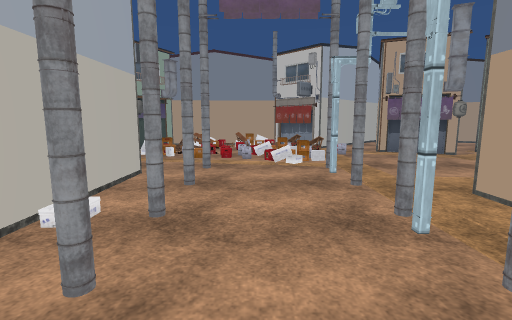
view 1 (above)

24 first-person views from a walk through a 3-D level made in the Unity game engine. The camera is 1.4 m above the floor, tilts 8° down and sees 85° across. The floor is counted in squares, 1 m on a side. Each view is taken from the middle of a square. On the plan, view 1 faces up. The plan holds only what a view shows up to about 14 squares ahead; the rest is blank. The place goes on beyond the plan. The player is left out. Some surface patterns are stand-ins.

view 2
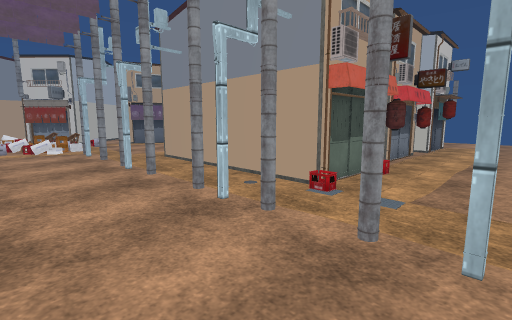

view 3
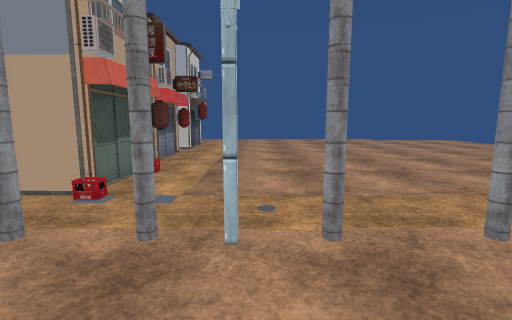

view 4
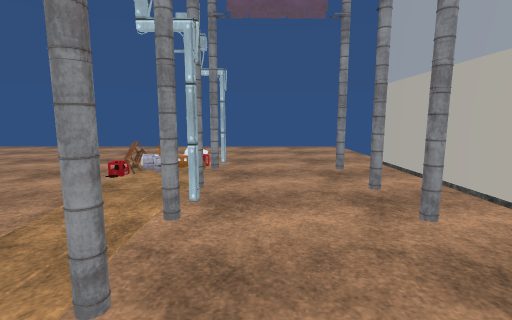

view 5
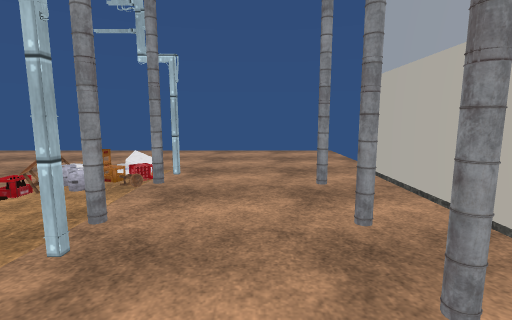

view 6
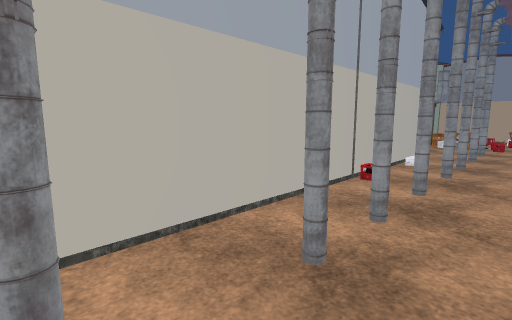

view 7
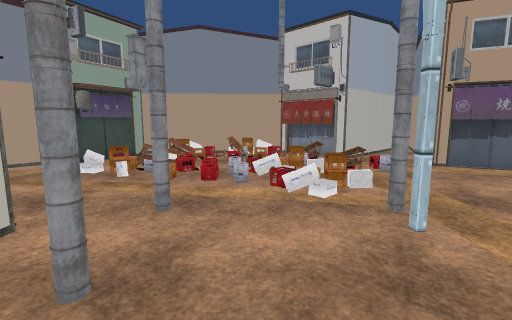

view 8
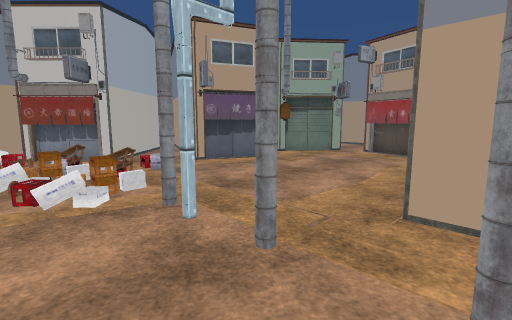

view 9
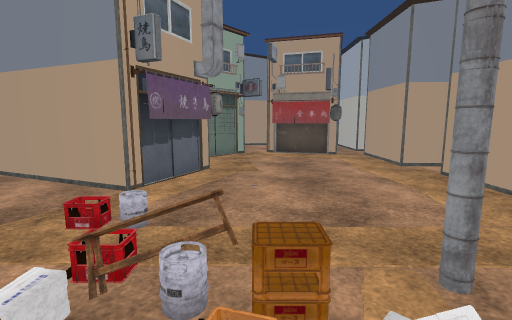

view 10
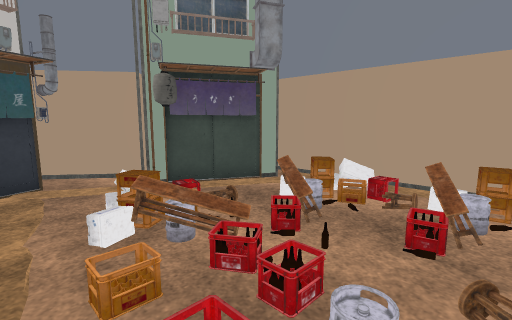

view 11
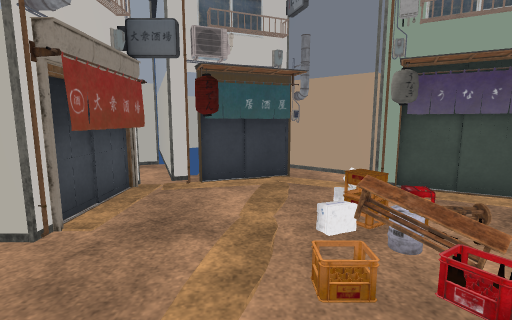

view 12
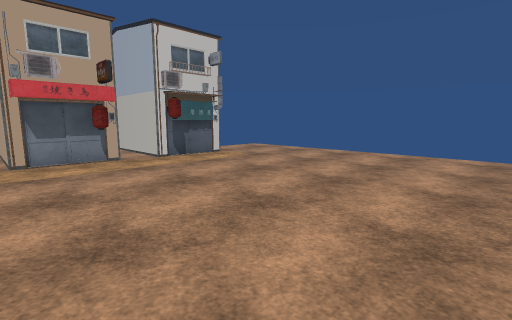

view 13
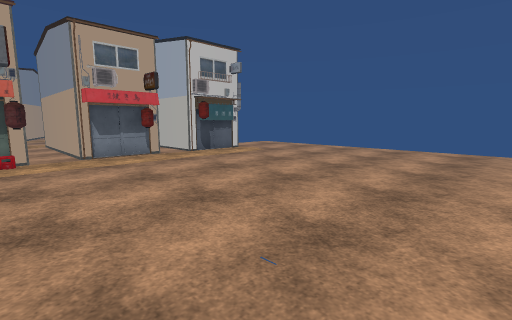

view 14
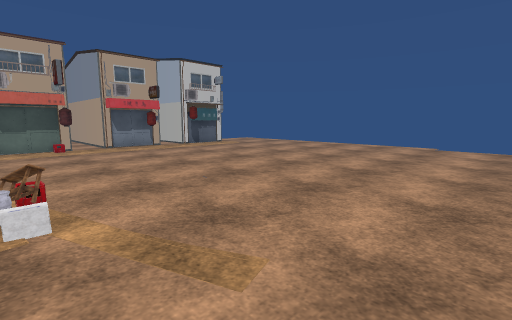

view 15
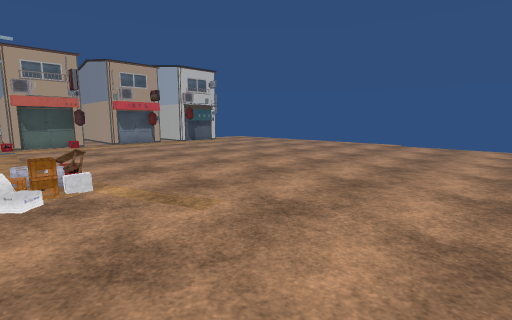

view 16
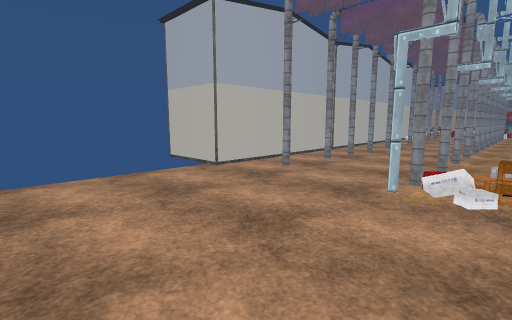

view 17
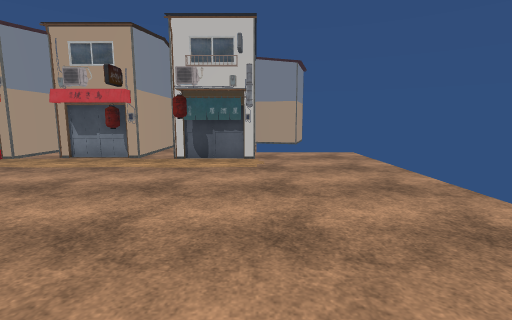

view 18
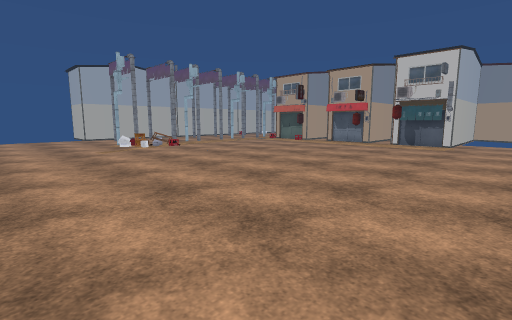

view 19
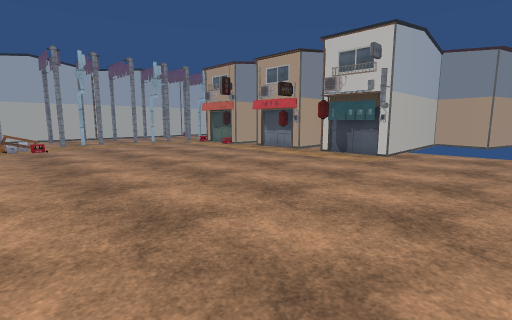

view 20
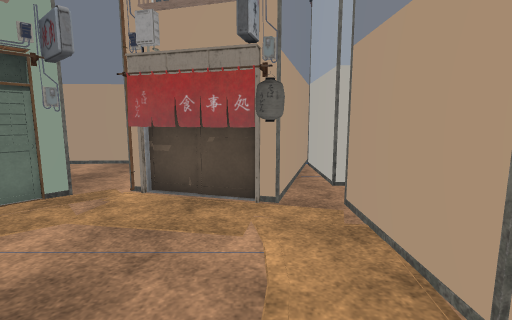

view 21
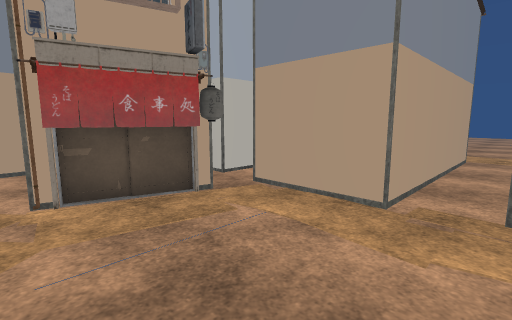

view 22
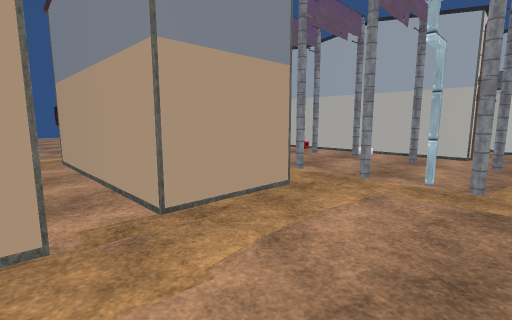

view 23
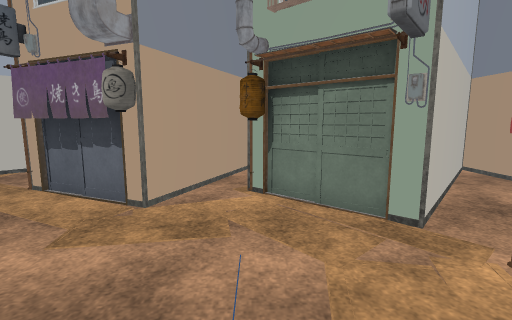

view 24
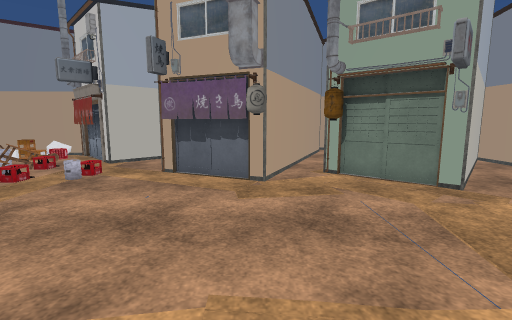

### Floor plan
Key: @ floor where view 1 was taken; # wall or solid block; . floor; = window, fence, low wall or low ledge; H house; S stool; P pole; O other object.
Columns run from 8 left of view 1 to 20 right of it. Each row starts with its distance up from view 1.
 17 HH           ###
 16    HHHHHHH# ##.#
 15   ###=#==####..#
 14   #H.S.S.. H..##      ###
 13  ##H.SO...S...###### ##.#
 12 ###===...==...H##.H###..#
 11 #H.#=S..O==.....H...##..#
 10 ##H......OS.............#
  9  #H......#..........H#  #
  8  ##HH..#............##
  7   ####....P........H##
  6      #.#..#..........#
  5      #......####.###.#
  4      #.#..#.#  #.#   #
  3      #....P.#  #.#   #
  2      #.#....#  #.#   #
  1      #......#  #.#  .#  #
  0      #.#@.#.#  #.#  .#  #....
 -1      #....P.####.###.####....
 -2      #.#....H##H...H.HHHH....
 -3      #.......................
 -4      #.#.....................
 -5      #....P..................
 -6      #.#..#..................
 -7      #.......................
 -8      #.#..#..................
 -9      #....P..................
-10      #.#.....................
-11      #.......................
-12      #.#..##=................
-13      #....P#=................
-14     ##......................
-15      .......................
-16      .......................
-17      .......................
-18      .......................
-19      ..................... .

Positions as (right, up) in squares from view 1, and headings:
1: (0, 0), facing up
2: (-1, -5), facing up-right
3: (-1, -5), facing right
4: (1, -4), facing down
5: (0, -6), facing down
6: (0, -6), facing up-left
7: (0, 4), facing up
8: (0, 4), facing up-right
9: (0, 10), facing right
10: (0, 10), facing up-left
11: (0, 10), facing left
12: (8, -12), facing up-right
13: (6, -13), facing up-right
14: (4, -17), facing up-right
15: (3, -19), facing up-right
16: (4, -19), facing up-left
17: (16, -12), facing up
18: (19, -19), facing up-left
19: (20, -13), facing up-left
20: (7, 7), facing right
21: (7, 10), facing down-right
22: (9, 9), facing down-left
23: (10, 7), facing up
24: (8, 5), facing up
